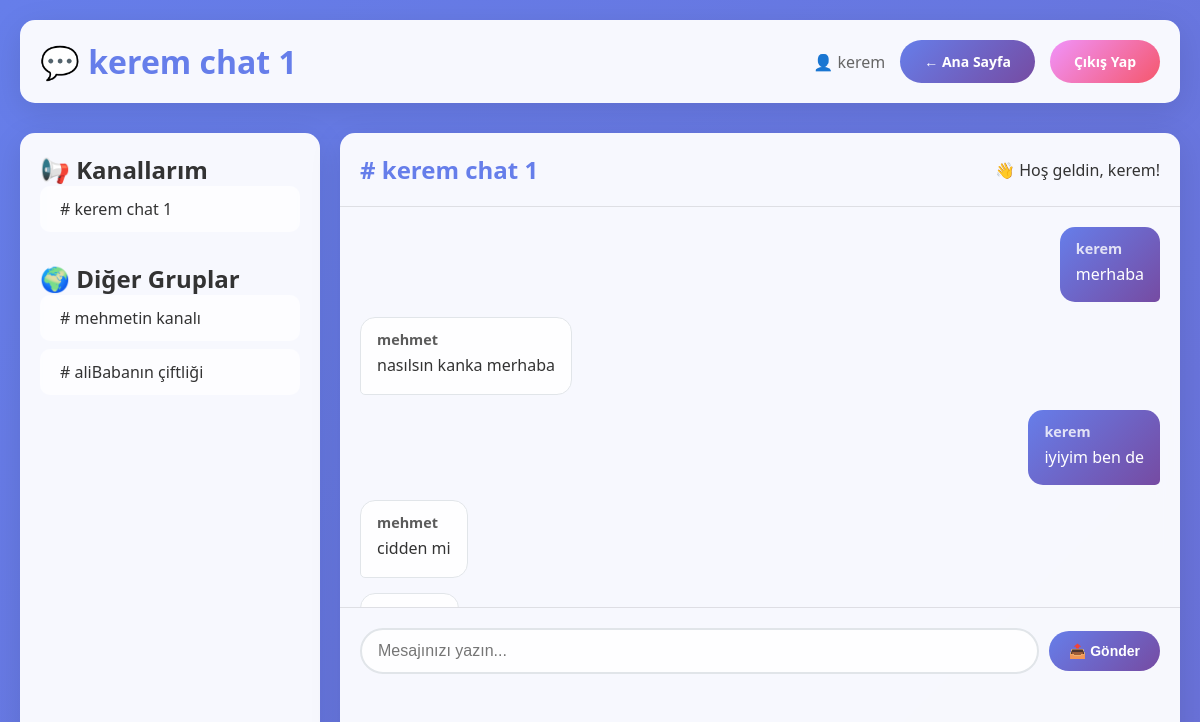
/chat/1 (signed in), run on the app's committed database.
### models.py (models this page shows, shortened)
class Group(db.Model):
    id = db.Column(db.Integer, primary_key=True)
    name = db.Column(db.String(100), nullable=False)
    members = db.relationship('User', secondary=user_group, back_populates='groups')
    messages = db.relationship('Message', backref='group', lazy=True)

class User(db.Model):
    id = db.Column(db.Integer, primary_key=True)
    username = db.Column(db.String(150), unique=True, nullable=False)
    email = db.Column(db.String(150), unique=True, nullable=False)
    password = db.Column(db.String(60), nullable=False)
    groups = db.relationship('Group', secondary=user_group, back_populates='members')

class Message(db.Model):
    id = db.Column(db.Integer, primary_key=True)
    content = db.Column(db.Text, nullable=False)
    user_id = db.Column(db.Integer, db.ForeignKey('user.id'), nullable=False)
    group_id = db.Column(db.Integer, db.ForeignKey('group.id'), nullable=False)
    author = db.relationship('User', backref='messages')

### routes.py (the view)
@main.route('/chat/<int:group_id>', methods=['GET'])
def chat(group_id):
    if 'user_id' in session:
        try:
            print(f"Session user_id: {session['user_id']}")
            print(f"Requested group_id: {group_id}")
            group = Group.query.get_or_404(group_id)
            print(f"Found group: {group.name}")
            user = User.query.get(session['user_id'])
            if not user:
                print("User not found in database")
                return jsonify({"message": "User not found", "success": False}), 404
            print(f"Found user: {user.username}")
            other_groups = [g for g in Group.query.all() if g.id != group.id]
            return render_template('group.html', group=group, user=user, other_groups=other_groups)
        except Exception as e:
            print(f"Error in chat route: {str(e)}")
            return jsonify({"message": f"Error: {str(e)}", "success": False}), 500
    else:
        print("No user_id in session")
        return jsonify({"message": "Unauthorized - No session", "success" : False}), 401

### templates/group.html (shortened to what this page needs)
<!DOCTYPE html>
<html lang="en">
<head>
    <link rel="stylesheet" href="/static/css/main.css">
    <link rel="stylesheet" href="/static/css/chat.css">
</head>
<body>
    <div class="container fade-in">
        <div class="header">
            <h1>💬 {{ group.name }}</h1>
            <div class="user-info">
                <p>👤 {{ user.username }}</p>
                <a href="/" class="btn">← Ana Sayfa</a>
                <a href="/logout" class="btn btn-secondary">Çıkış Yap</a>
            </div>
        </div>
        <div class="chat-container">
            <div class="chat-sidebar">
                <h2>📢 Kanallarım</h2>
                <ul class="channel-list">
                    {% for user_group in user.groups %}
                    <li class="channel-item {% if user_group.id == group.id %}active{% endif %}">
                        <a href="/chat/{{ user_group.id }}"># {{ user_group.name }}</a>
                    </li>
                    {% endfor %}
                </ul>
                <div style="margin-top: 30px;">
                    <h2>🌍 Diğer Gruplar</h2>
                    <ul class="channel-list">
                        {% for other_group in other_groups %}
                        <li class="channel-item">
                            <a href="/chat/{{ other_group.id }}"># {{ other_group.name }}</a>
                        </li>
                        {% endfor %}
                    </ul>
                </div>
            </div>
            <div class="chat-main">
                <div class="chat-header">
                    <h2># {{ group.name }}</h2>
                    <p>👋 Hoş geldin, {{ user.username }}!</p>
                </div>
                <div class="chat-messages" id="message-list">
                    <div class="messages-wrapper" id="messages-wrapper">
                        {% for message in group.messages %}
                        <div class="message {% if message.author.id == user.id %}sent{% else %}received{% endif %}">
                            <div class="username">{{ message.author.username }}</div>
                            <div class="content">{{ message.content }}</div>
                        </div>
                        {% endfor %}
                    </div>
                </div>
                <div class="chat-input">
                    <input type="text" id="new-message" placeholder="Mesajınızı yazın..." autocomplete="off">
                    <button id="send-message">📤 Gönder</button>
                </div>
            </div>
        </div>
    </div>
</body>
</html>

### static/css/main.css (style rules this page uses)
* { margin: 0; padding: 0; box-sizing: border-box; }
body { font-family: 'Segoe UI', Tahoma, Geneva, Verdana, sans-serif; background: linear-gradient(135deg, #667eea 0%, #764ba2 100%); min-height: 100vh; color: #333; }
.container { max-width: 1200px; margin: 0 auto; padding: 20px; }
.header { background: rgba(255, 255, 255, 0.95); backdrop-filter: blur(10px); border-radius: 15px; padding: 20px; margin-bottom: 30px; box-shadow: 0 8px 32px rgba(0, 0, 0, 0.1); display: flex; justify-content: space-between; align-items: center; }
.header h1 { color: #667eea; font-size: 2rem; font-weight: 700; }
.header .user-info { display: flex; align-items: center; gap: 15px; }
.header .user-info p { color: #666; font-weight: 500; }
.btn { background: linear-gradient(135deg, #667eea 0%, #764ba2 100%); color: white; border: none; padding: 12px 24px; border-radius: 25px; cursor: pointer; font-size: 14px; font-weight: 600; transition: all 0.3s ease; text-decoration: none; display: inline-block; text-align: center; }
.btn-secondary { background: linear-gradient(135deg, #f093fb 0%, #f5576c 100%); }
.fade-in { animation: fadeIn 0.5s ease-out; }

### static/css/chat.css (style rules this page uses)
.chat-container { display: grid; grid-template-columns: 300px 1fr; gap: 20px; height: calc(100vh - 140px); }
.chat-sidebar { background: rgba(255, 255, 255, 0.95); backdrop-filter: blur(10px); border-radius: 15px; padding: 20px; box-shadow: 0 8px 32px rgba(0, 0, 0, 0.1); overflow-y: auto; }
.chat-main { background: rgba(255, 255, 255, 0.95); backdrop-filter: blur(10px); border-radius: 15px; box-shadow: 0 8px 32px rgba(0, 0, 0, 0.1); display: flex; flex-direction: column; }
.chat-header { padding: 20px; border-bottom: 1px solid rgba(0, 0, 0, 0.1); display: flex; justify-content: space-between; align-items: center; }
.chat-header h2 { color: #667eea; font-size: 1.5rem; font-weight: 600; }
.chat-messages { flex: 1; padding: 20px; overflow-y: auto; max-height: 400px; position: relative; }
.chat-messages::after { content: ""; display: table; clear: both; }
.messages-wrapper { min-height: 100%; }
.message { margin-bottom: 15px; padding: 12px 16px; border-radius: 15px; max-width: 70%; word-wrap: break-word; animation: messageSlide 0.3s ease-out; display: flex; flex-direction: column; clear: both; }
.message.sent { background: linear-gradient(135deg, #667eea 0%, #764ba2 100%); color: white; margin-left: auto; margin-right: 0; border-bottom-right-radius: 5px; float: right; }
.message.received { background: rgba(255, 255, 255, 0.9); color: #333; border: 1px solid #e1e5e9; margin-right: auto; margin-left: 0; border-bottom-left-radius: 5px; float: left; }
.message .username { font-weight: 600; font-size: 0.9rem; margin-bottom: 5px; opacity: 0.8; }
.message .content { font-size: 1rem; line-height: 1.4; }
.chat-input { padding: 20px; border-top: 1px solid rgba(0, 0, 0, 0.1); display: flex; gap: 10px; align-items: center; }
.chat-input input { flex: 1; padding: 12px 16px; border: 2px solid #e1e5e9; border-radius: 25px; font-size: 16px; transition: all 0.3s ease; background: rgba(255, 255, 255, 0.9); }
.chat-input button { padding: 12px 20px; background: linear-gradient(135deg, #667eea 0%, #764ba2 100%); color: white; border: none; border-radius: 25px; cursor: pointer; font-size: 14px; font-weight: 600; transition: all 0.3s ease; min-width: 80px; }
.channel-list { list-style: none; margin-bottom: 20px; }
.channel-item { padding: 12px 16px; border-radius: 10px; margin-bottom: 8px; background: rgba(255, 255, 255, 0.7); transition: all 0.3s ease; border-left: 4px solid transparent; cursor: pointer; }
.channel-item a { color: #333; text-decoration: none; font-weight: 500; display: block; }

### data on the page
Group: name "kerem chat 1"
User: username "kerem"
Group: name "mehmetin kanalı"
Group: name "aliBabanın çiftliği"
Message: author.username "kerem", content "merhaba"
Message: author.username "mehmet", content "nasılsın kanka merhaba"
Message: author.username "kerem", content "iyiyim ben de"
Message: author.username "mehmet", content "cidden mi"
